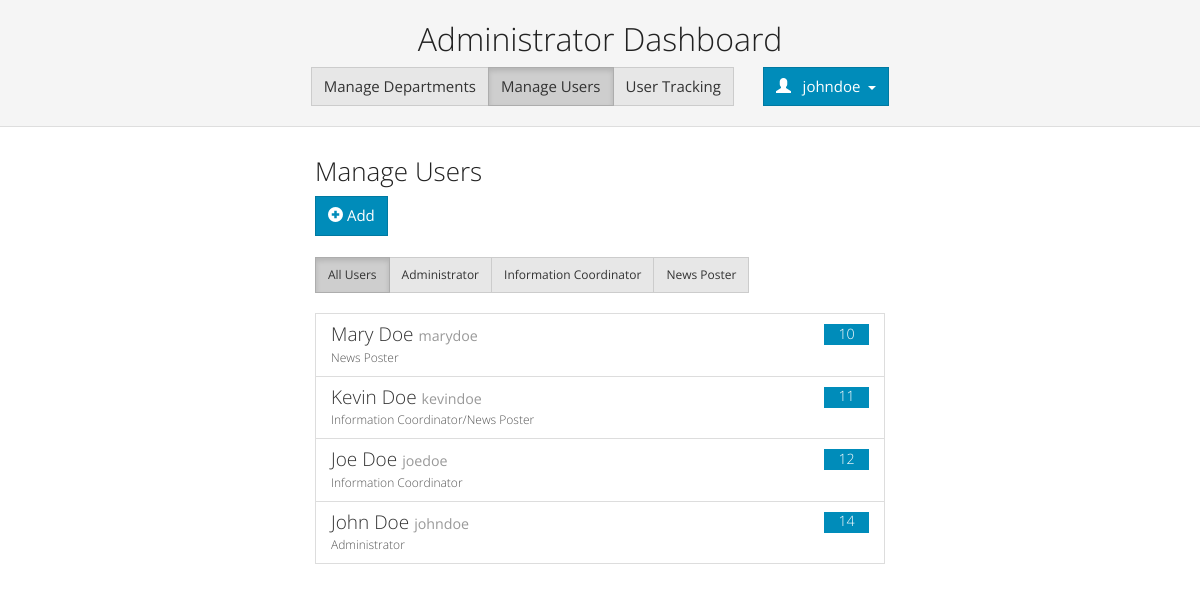
/home.php?page=user (signed in), run on the app's committed database.
### tables this page shows
CREATE TABLE IF NOT EXISTS `user` (
  `id` int(11) NOT NULL AUTO_INCREMENT,
  `username` varchar(255) NOT NULL,
  `password` varchar(255) NOT NULL,
  `nicename` varchar(255) NOT NULL,
  `email` varchar(255) NOT NULL,
  `type` varchar(255) NOT NULL,
  `status` varchar(255) NOT NULL,
  `theme` varchar(255) NOT NULL,
  PRIMARY KEY (`id`),
  UNIQUE KEY `username` (`username`)
);

### dao/dao.php (called while the page is built, shortened)
<?php
require('dao_admin.php');
function connect_db() {
	$prod = false;
	$host = "";
	$username = "";
	$password = "";
	$db = "";
	if ($prod) {
	}
	else {
		$connection_array = parse_ini_file("connection.ini");
        $host = $connection_array['host'];
        $username = $connection_array['username'];
        $password = $connection_array['password'];
        $db = $connection_array['db'];
	}
	$link = new mysqli($host, $username, $password, $db) or trigger_error($link->error);
	return $link;
}
function getUserObject($userid) {
	$theUser = null;
	$link = connect_db();
	$sql = "SELECT * FROM user WHERE id = ? LIMIT 1";
	$stmt = $link->stmt_init();
	$stmt->prepare($sql);
	$stmt->bind_param('i', $userid);
	$stmt->execute();
	$result = $stmt->get_result();
	while ($user = $result->fetch_object("User")) {
		$theUser = $user;
	}
	return $theUser;
}
?>

### dao/dao_admin.php (called while the page is built, shortened)
<?php
function getAllUsers() {
    $users = array();
	$link = connect_db();
	$sql = "SELECT * FROM user";
	$stmt = $link->stmt_init();
	$stmt->prepare($sql);
	$stmt->execute();
	$result = $stmt->get_result();
    while ($user = $result->fetch_object('User')) {
		array_push($users, $user);
	}
	return $users;
}
?>

### views/admin/admin-user.php (the view, shortened to what this page needs)
<?php
require("header.php");
?>
        <div class="container-fluid">
            <div class="container-body">
                <div class="view" id="view-user">
                    <div class="row">
                        <div class="col-sm-6 col-sm-offset-3">
							<h3 style="margin-top: 0px;">Manage Users</h3>
							<button type="button" class="btn btn-primary" data-toggle="modal" data-target="#addUserModal"><span class="glyphicon glyphicon-plus-sign"></span> Add</button><br /><br />
									<div class="btn-group" id="list-user-filter" style="margin-bottom: 20px;">
										<button type="button" class="btn btn-default btn-sm active" filtertype="all">All Users</button>
										<button type="button" class="btn btn-default btn-sm" filtertype="admin">Administrator</button>
										<button type="button" class="btn btn-default btn-sm" filtertype="editor">Information Coordinator</button>
										<button type="button" class="btn btn-default btn-sm" filtertype="poster">News Poster</button>
									</div>
                                <?php
                                    $users = getAllUsers();
                                    $userList = "<div class='list-group' id='list-user'>";
                                    foreach($users as $userobj) {
										$usertype = $userobj->type;
										$niceusertype = "";
										if ($usertype === "admin") { $niceusertype = "Administrator"; }
										if ($usertype === "editor") { $niceusertype = "Information Coordinator"; }
										if ($usertype === "poster") { $niceusertype = "News Poster"; }
										if ($usertype === "editorposter") { $niceusertype = "Information Coordinator/News Poster"; }
                                        $userList .= "<a class='list-group-item list-user-item' href='#' usertype='" . $usertype . "' userid='" . $userobj->id . "' style=''><h4 class='list-group-item-heading'><span class='label label-primary pull-right'>". $userobj->id ."</span>". $userobj->nicename ."&nbsp;<small>" . $userobj->username . "</small></h4><p class='list-group-item-text'>" . $niceusertype . "</p></a>";
                                    }
                                    $userList .= "</div>";
                                    echo $userList;
                                ?>
                        </div>
                    </div>
                </div>
            </div>
        </div>
<?php
require("footer.php");
?>

### home.php (shortened to what this page needs)
<?php
require("dao/dao.php");
$admin_logged_in = false;
$editor_logged_in = false;
$poster_logged_in = false;
$editor_poster_logged_in = false;
$enabled_user = false;
$page = "";
if (!empty($_GET['page'])) {
    $page = $_GET['page'];
}
if (isset($_SESSION['auth_id'])) {
    $userid = $_SESSION['auth_id'];
	if ($userid !== 0) {
		$user = getUserObject($userid);
        if (in_array($user->theme, $boots)){
            $theme = $user->theme;
        }
        else {
            $theme = "simplex";
        }
		if ($user->type === "admin") {
			$admin_logged_in = true;
		}
        if ($user->status === "enabled") {
            $enabled_user = true;
        }
	}
	else { header("Location: login.php"); }
}
else { header("Location: login.php"); }
if ($enabled_user) {
    if ($editor_logged_in) {
        $editor_whitelist = array("department");
        if (in_array($page, $editor_whitelist)) {
            require('views/editor/editor-'. $page .'.php');
        }
        else {
            require('views/editor/editor-department.php');
        }
    }
    else if ($admin_logged_in) {
        $admin_whitelist = array("department", "user", "usertracking");
        if (in_array($page, $admin_whitelist)) {
            require('views/admin/admin-'. $page .'.php');
        }
        else {
            require('views/admin/admin-department.php');
        }
    }
}

### views/admin/header.php (shortened to what this page needs)
<!doctype html>
<html>
    <head>
        <link rel="stylesheet" href="assets/css/bootstrap/<?php echo $theme; ?>.css" id="bootstrapsource">
        <link rel="stylesheet" href="assets/css/style.css">
        <link rel="stylesheet" href="assets/css/administrator.css">
    </head>
    <body>
		<div class="container-fluid" id="headerBox">
            <center>
				<h2>Administrator Dashboard</h2>
				<nav class="nav-admin">
					<div class="btn-group">
						<a type="button" class="btn btn-default navigation" href="home.php?page=department">Manage Departments</a>
						<a type="button" class="btn btn-default navigation" href="home.php?page=user">Manage Users</a>
                        <a type="button" class="btn btn-default navigation" href="home.php?page=usertracking">User Tracking</a>
					</div>
					<div class="btn-group" style="margin-left: 25px;">
						<button type="button" class="btn btn-primary dropdown-toggle" data-toggle="dropdown">
							<span class="glyphicon glyphicon-user"></span> &nbsp;
							<?php echo $user->username; ?> &nbsp;<span class="caret"></span>
						</button>
					</div>
				</nav>
			</center>
		</div>

### views/admin/footer.php (shortened to what this page needs)
    </body>
</html>

### assets/css/style.css (style rules this page uses)
#headerBox { background-color: #f5f5f5; border-bottom: 1px rgb(221, 221, 221) solid; }

### assets/css/administrator.css (style rules this page uses)
.nav-admin { padding-bottom: 20px; }
.container-body { margin-top: 30px; }

### data on the page
user: username "johndoe", id "14", nicename "John Doe", type "Administrator"
user: id "10", nicename "Mary Doe", username "marydoe", type "News Poster"
user: id "11", nicename "Kevin Doe", username "kevindoe", type "Information Coordinator/News Poster"
user: id "12", nicename "Joe Doe", username "joedoe", type "Information Coordinator"
